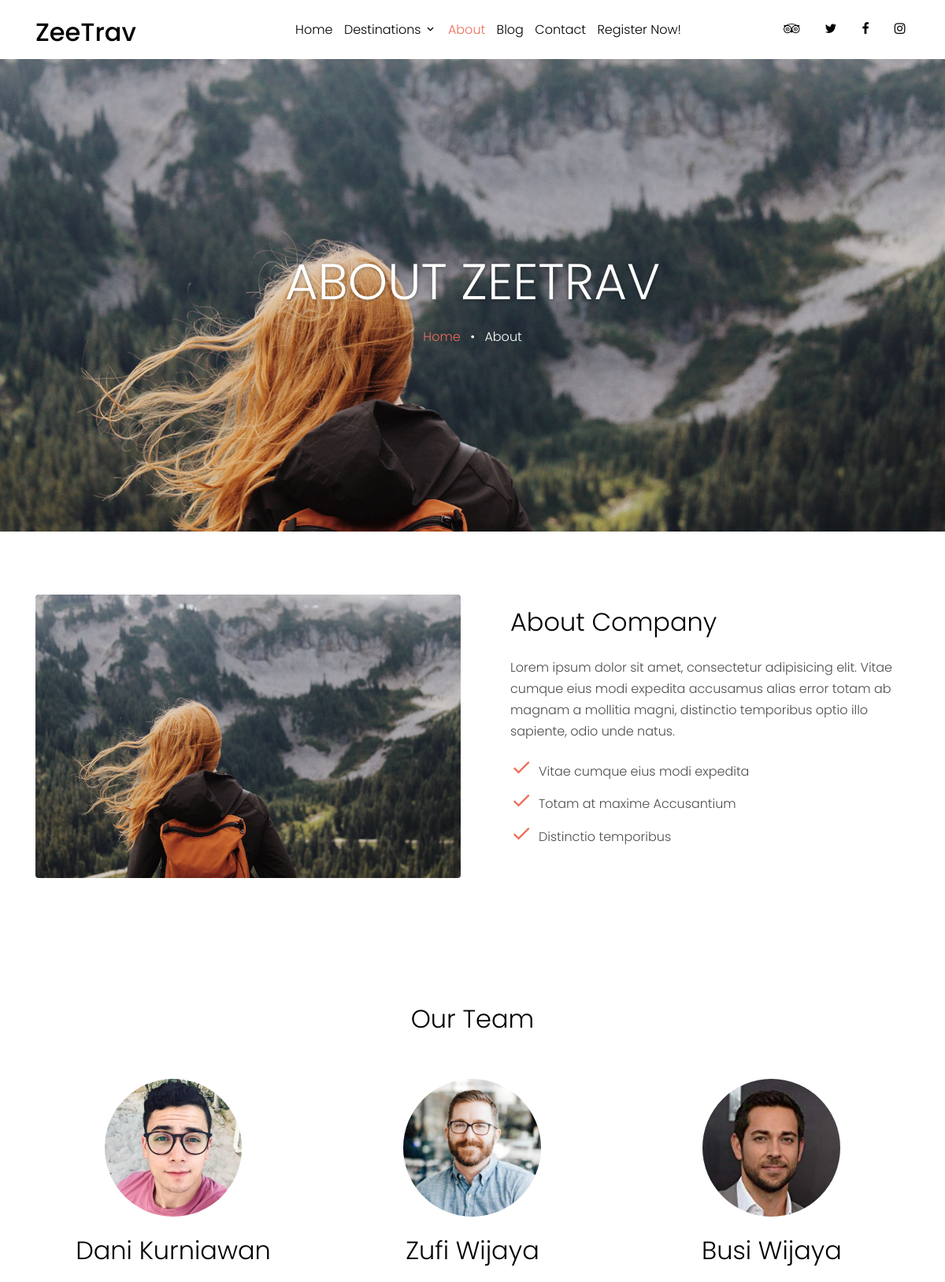
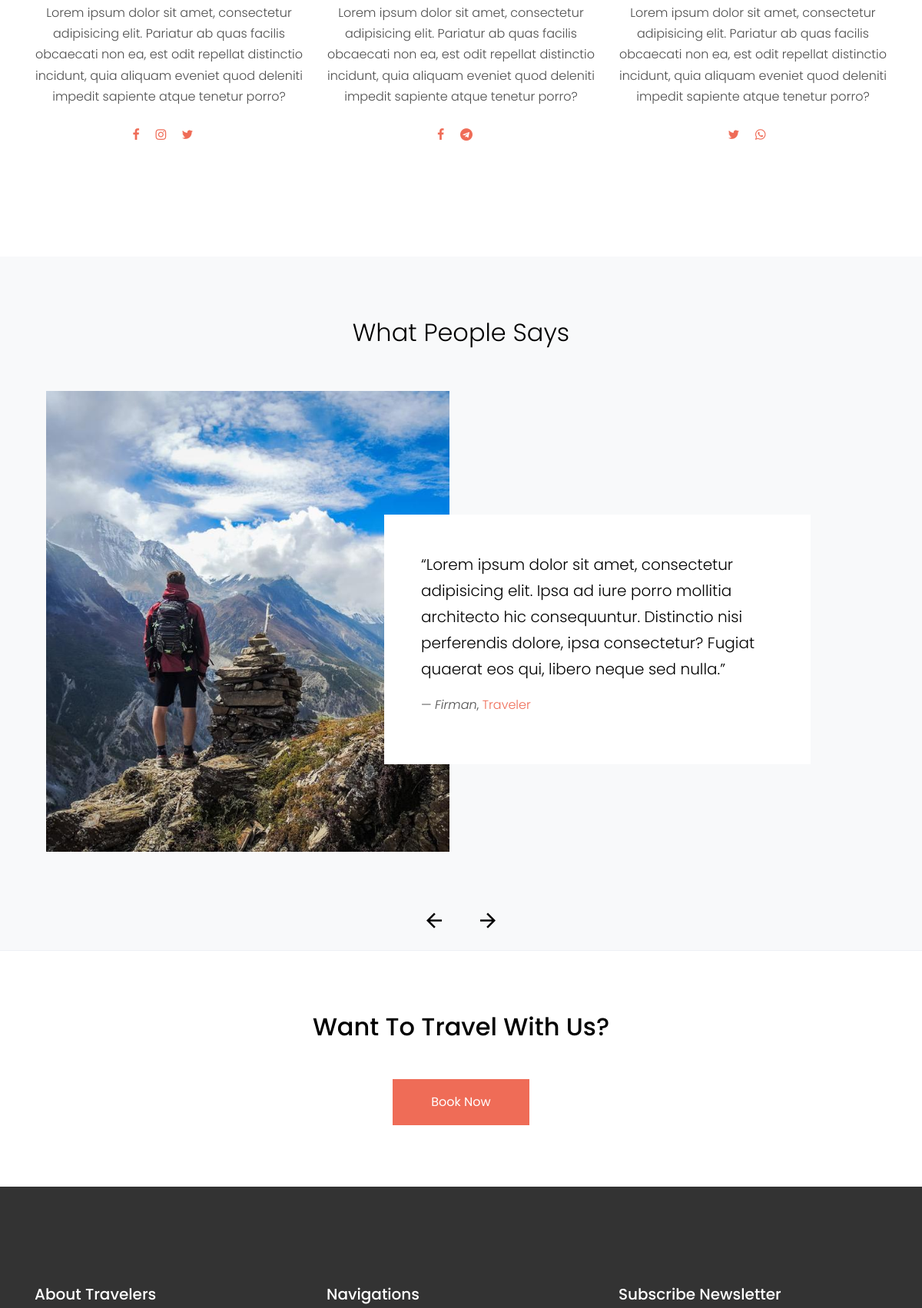
The page /about/ (upper part) on the database its author committed (2 pictures, top to bottom).
### about/models.py (models this page shows, shortened)
class Team(models.Model):
    def path_upload(self, filename):
        return f'media/about/Team/{self.id_team}/images/image.jpg'
    id_team = models.CharField(max_length=11, primary_key=True)
    name = models.CharField(max_length=50)
    profile = models.ImageField(upload_to=path_upload)
    cropping = ImageRatioField('profile', '700x700')
    description = models.TextField()
    dateCreate  = models.DateField(auto_now_add=True, null=True, blank=True)
    dateUpdate  = models.DateField(auto_now=True, null=True, blank=True)

class SosmedTeam(models.Model):
    sosmed_choices = (
        ('telegram', 'Telegram'),
        ('facebook', 'Facebook'),
        ('instagram', 'Instagram'),
        ('whatsapp', 'Whatsapp'),
        ('twitter', 'Twitter')
    )
    id_sosmedTeam = models.CharField(max_length=11)
    team = models.ForeignKey(Team, on_delete=models.CASCADE)
    name = models.CharField(max_length=9, choices=sosmed_choices)
    link = models.URLField()

### users/models.py (models this page shows, shortened)
class Testimoni(models.Model):
    def path_upload(self, filename):
        return f'media/user/Testimoni/{self.id_testimoni}/images/image.jpg'
    id_testimoni = models.CharField(max_length=11, primary_key=True)
    user = models.ForeignKey(get_user_model(), on_delete=models.CASCADE)
    text = models.TextField()
    is_show = models.BooleanField(default=False)
    cover = ImageCropField(upload_to=path_upload)
    cropping = ImageRatioField('cover', '700x800')

class CustomUser(AbstractUser):
    id_user = models.IntegerField()
    fullname = models.CharField(max_length = 50, default='')
    number_phone = models.IntegerField(default=0)
    address = models.TextField(default='')
    gender = models.CharField(default='o', max_length=1)
    customer = models.BooleanField(default=True)

### about/views.py (the view)
# urls.py: path('', Index.as_view(), name='index')
class Index(TemplateView):
    template_name='about/index.html'
    def get_context_data(self, **kwargs):
        allTeam = Team.objects.all()
        context = super().get_context_data(**kwargs)
        context['listTeam'] = allTeam
        context['place'] = 'About'
        context['aboutActive'] = 'active'
        context['listCountry'] = Country.objects.all().order_by('name')
        context['listTestimoni'] = Testimoni.objects.filter(is_show=True)
        context['title_blocks_cover'] = 'About ZeeTrav'
        sosmed = []
        for team in allTeam:
            sosmed.append([SosmedTeam.objects.filter(team=team).order_by('name')])
        context['listSosmed'] = sosmed
        return context

### templates/about/index.html
{% extends 'base.html' %}
{% load static %}
{% block body %}
<div class="site-wrap">
    {% include 'navbar.html' %}
    {% include 'site-blocks-cover.html' %}
    <div class="site-section" data-aos="fade-up">
    <div class="container">
        <div class="row align-items-center">
        <div class="col-md-6 mb-5 mb-md-0">
            <img src="{% static 'global/images/hero_bg_2.jpg' %}" alt="Image" class="img-fluid rounded">
        </div>
        <div class="col-md-6 pl-md-5">
            <h2 class="font-weight-light text-black mb-4">About Company</h2>
            <p>Lorem ipsum dolor sit amet, consectetur adipisicing elit. Vitae cumque eius modi expedita accusamus alias error totam ab magnam a mollitia magni, distinctio temporibus optio illo sapiente, odio unde natus.</p>
            <ul class="list-unstyled">
                <li class="d-flex align-items-center"><span class="icon-check2 text-primary h3 mr-2"></span><span>Vitae cumque eius modi expedita</span></li>
                <li class="d-flex align-items-center"><span class="icon-check2 text-primary h3 mr-2"></span><span>Totam at maxime Accusantium</span></li>
                <li class="d-flex align-items-center"><span class="icon-check2 text-primary h3 mr-2"></span><span>Distinctio temporibus</span></li>
            </ul>
        </div>
        </div>
    </div>
    </div>
    <div class="site-section">
    <div class="container">
        <div class="row justify-content-center mb-5" data-aos="fade-up">
        <div class="col-md-7">
            <h2 class="font-weight-light text-black text-center">Our Team</h2>
        </div>
        </div>
        <div class="row">
            {% include 'about/team.html' %}
        </div>
    </div>
    </div>
    <div class="site-section block-13 bg-light">
    <div class="container" data-aos="fade">
        <div class="row justify-content-center mb-5">
        <div class="col-md-7">
            <h2 class="font-weight-light text-black text-center">What People Says</h2>
        </div>
        </div>
        <div class="nonloop-block-13 owl-carousel">
            {% include 'cardTestimoni.html' %}
        </div>
    </div>
    </div>
    <div class="site-section border-top">
    <div class="container">
        <div class="row text-center">
        <div class="col-md-12">
            <h2 class="mb-5 text-black">Want To Travel With Us?</h2>
            <p class="mb-0"><a href="{% url 'destination:index' %}" class="btn btn-primary py-3 px-5 text-white">Book Now</a></p>
        </div>
        </div>
    </div>
    </div>
    {% include 'footer.html' %}
</div>
{% endblock body %}

### templates/about/team.html
{% for team in listTeam %}
    <div class="col-md-6 col-lg-4 text-center mb-5" data-aos="fade-up">
        <img src="/{{team.profile}}" alt="Image" class="img-fluid w-50 rounded-circle mb-4">
        <h2 class="text-black font-weight-light mb-4">{{team.name}}</h2>
        <p class="mb-4">{{team.description}}</p>
        <p>
            {% for sosmed in listSosmed %}
                {% for smd in sosmed.0 %}
                    {% if smd.team.name == team.name %}
                        <a href="{{smd.link}}" class="pl-0 pr-3" target="_blank"><span class="icon-{{smd.name}}"></span></a>
                    {% endif %}
                {% endfor %}
            {% endfor %}
        </p>
    </div>
{% endfor %}

### templates/cardTestimoni.html
{% for testimoni in listTestimoni %}
    <div class="item">
        <div class="container">
            <div class="row">
                <div class="col-lg-6 mb-5">
                    <img src="/{{testimoni.cover}}" alt="Image" class="img-md-fluid">
                </div>
                <div class="overlap-left col-lg-6 bg-white p-md-5 align-self-center">
                    <p class="text-black lead">&ldquo;{{testimoni.text}}&rdquo;</p>
                    <p class="">&mdash; <em>{{testimoni.user.fullname}}</em>, <a href="#">Traveler</a></p>
                </div>
            </div>
        </div>
    </div>
{% endfor %}

### static/global/css/style.css (style rules this page uses)
body { line-height: 1.7; color: #4d4d4d; font-weight: 300; font-size: 1rem; }
a { -webkit-transition: .3s all ease; -o-transition: .3s all ease; transition: .3s all ease; }
h1, h2, h3, h4, h5, .h1, .h2, .h3, .h4, .h5 { font-family: "Poppins", -apple-system, BlinkMacSystemFont, "Segoe UI", Roboto, "Helvetica Neue", Arial, sans-serif, "Apple Color Emoji", "Segoe UI Emoji", "Segoe UI Symbol", "Noto Color Emoji"; }
.text-black { color: #000 !important; }
.site-wrap:before { -webkit-transition: .3s all ease-in-out; -o-transition: .3s all ease-in-out; transition: .3s all ease-in-out; background: rgba(0, 0, 0, 0.6); content: ""; position: absolute; z-index: 2000; top: 0; left: 0; right: 0; bottom: 0; opacity: 0; visibility: hidden; }
.btn { border-radius: 0; }
.btn.btn-primary { border: 2px solid transparent; }
.site-section { padding: 2.5em 0; }
@media (min-width: 768px) { .site-section { padding: 5em 0; } }
.border-top { border-top: 1px solid #edf0f5 !important; }
.bg-light { background: #ccc; }
.block-13, .slide-one-item { position: relative; z-index: 1; }
.overlap-left { margin-left: -100px; }

### rows shown on the page
Team: profile (picture), name "Dani Kurniawan", description "Lorem ipsum dolor sit amet, consectetur adipisicing elit. Pariatur ab quas facilis obcaecati non ea, est odit repellat distinctio incidunt, quia aliquam eveniet quod deleniti impedit sapiente atque tenetur porro?"
Team: profile (picture), name "Zufi Wijaya", description "Lorem ipsum dolor sit amet, consectetur adipisicing elit. Pariatur ab quas facilis obcaecati non ea, est odit repellat distinctio incidunt, quia aliquam eveniet quod deleniti impedit sapiente atque tenetur porro?"
Team: profile (picture), name "Busi Wijaya", description "Lorem ipsum dolor sit amet, consectetur adipisicing elit. Pariatur ab quas facilis obcaecati non ea, est odit repellat distinctio incidunt, quia aliquam eveniet quod deleniti impedit sapiente atque tenetur porro?"
Testimoni: cover (picture), text "Lorem ipsum dolor sit amet, consectetur adipisicing elit. Ipsa ad iure porro mollitia architecto hic consequuntur. Distinctio nisi perferendis dolore, ipsa consectetur? Fugiat quaerat eos qui, libero neque sed nulla.", user.fullname "Firman"

### other values the page prints
{{ title_blocks_cover }} "ABOUT ZEETRAV"
{{ place }} "About"
